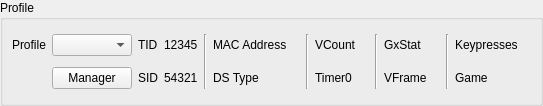
<?xml version="1.0" encoding="UTF-8"?>
<ui version="4.0">
 <class>ProfileDisplay5</class>
 <widget class="QWidget" name="ProfileDisplay5">
  <property name="geometry">
   <rect>
    <x>0</x>
    <y>0</y>
    <width>529</width>
    <height>106</height>
   </rect>
  </property>
  <property name="windowTitle">
   <string>Profile Display 5</string>
  </property>
  <layout class="QVBoxLayout" name="verticalLayout">
   <property name="leftMargin">
    <number>0</number>
   </property>
   <property name="topMargin">
    <number>0</number>
   </property>
   <property name="rightMargin">
    <number>0</number>
   </property>
   <property name="bottomMargin">
    <number>0</number>
   </property>
   <item>
    <widget class="QGroupBox" name="groupBoxProfile">
     <property name="title">
      <string>Profile</string>
     </property>
     <layout class="QGridLayout" name="gridLayout">
      <item row="0" column="0">
       <widget class="QLabel" name="label">
        <property name="text">
         <string>Profile</string>
        </property>
       </widget>
      </item>
      <item row="0" column="1">
       <widget class="QComboBox" name="comboBoxProfiles"/>
      </item>
      <item row="1" column="1">
       <widget class="QPushButton" name="pushButtonProfileManager">
        <property name="text">
         <string>Manager</string>
        </property>
       </widget>
      </item>
      <item row="0" column="2">
       <widget class="QLabel" name="labelTID">
        <property name="text">
         <string>TID</string>
        </property>
       </widget>
      </item>
      <item row="0" column="3">
       <widget class="QLabel" name="labelTIDValue">
        <property name="text">
         <string notr="true">12345</string>
        </property>
       </widget>
      </item>
      <item row="1" column="2">
       <widget class="QLabel" name="labelSID">
        <property name="text">
         <string>SID</string>
        </property>
       </widget>
      </item>
      <item row="1" column="3">
       <widget class="QLabel" name="labelSIDValue">
        <property name="text">
         <string notr="true">54321</string>
        </property>
       </widget>
      </item>
      <item row="0" column="4" rowspan="2">
       <widget class="Line" name="line">
        <property name="orientation">
         <enum>Qt::Orientation::Vertical</enum>
        </property>
       </widget>
      </item>
      <item row="0" column="5">
       <widget class="QLabel" name="labelMACAddress">
        <property name="text">
         <string>MAC Address</string>
        </property>
       </widget>
      </item>
      <item row="0" column="6">
       <widget class="QLabel" name="labelMACAddressValue"/>
      </item>
      <item row="1" column="5">
       <widget class="QLabel" name="labelDSType">
        <property name="text">
         <string>DS Type</string>
        </property>
       </widget>
      </item>
      <item row="1" column="6">
       <widget class="QLabel" name="labelDSTypeValue"/>
      </item>
      <item row="0" column="7" rowspan="2">
       <widget class="Line" name="line_1">
        <property name="orientation">
         <enum>Qt::Orientation::Vertical</enum>
        </property>
       </widget>
      </item>
      <item row="0" column="8">
       <widget class="QLabel" name="labelVCount">
        <property name="text">
         <string>VCount</string>
        </property>
       </widget>
      </item>
      <item row="0" column="9">
       <widget class="QLabel" name="labelVCountValue"/>
      </item>
      <item row="1" column="8">
       <widget class="QLabel" name="labelTimer0">
        <property name="text">
         <string>Timer0</string>
        </property>
       </widget>
      </item>
      <item row="1" column="9">
       <widget class="QLabel" name="labelTimer0Value"/>
      </item>
      <item row="0" column="10" rowspan="2">
       <widget class="Line" name="line_2">
        <property name="orientation">
         <enum>Qt::Orientation::Vertical</enum>
        </property>
       </widget>
      </item>
      <item row="0" column="11">
       <widget class="QLabel" name="labelGxStat">
        <property name="text">
         <string>GxStat</string>
        </property>
       </widget>
      </item>
      <item row="0" column="12">
       <widget class="QLabel" name="labelGxStatValue"/>
      </item>
      <item row="1" column="11">
       <widget class="QLabel" name="labelVFrame">
        <property name="text">
         <string>VFrame</string>
        </property>
       </widget>
      </item>
      <item row="1" column="12">
       <widget class="QLabel" name="labelVFrameValue"/>
      </item>
      <item row="0" column="13" rowspan="2">
       <widget class="Line" name="line_3">
        <property name="orientation">
         <enum>Qt::Orientation::Vertical</enum>
        </property>
       </widget>
      </item>
      <item row="0" column="14">
       <widget class="QLabel" name="labelKeypresses">
        <property name="text">
         <string>Keypresses</string>
        </property>
       </widget>
      </item>
      <item row="0" column="15">
       <widget class="QLabel" name="labelKeypressesValue"/>
      </item>
      <item row="1" column="14">
       <widget class="QLabel" name="labelGame">
        <property name="text">
         <string>Game</string>
        </property>
       </widget>
      </item>
      <item row="1" column="15">
       <widget class="QLabel" name="labelGameValue"/>
      </item>
     </layout>
    </widget>
   </item>
  </layout>
 </widget>
 <resources/>
 <connections/>
</ui>
